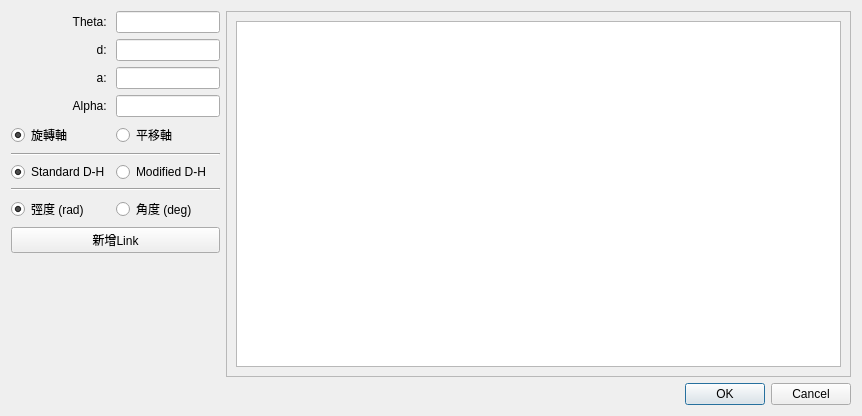
<?xml version="1.0" encoding="UTF-8"?>
<ui version="4.0">
 <class>Dialog</class>
 <widget class="QDialog" name="Dialog">
  <property name="geometry">
   <rect>
    <x>0</x>
    <y>0</y>
    <width>862</width>
    <height>416</height>
   </rect>
  </property>
  <property name="windowTitle">
   <string>新增D-H</string>
  </property>
  <layout class="QGridLayout" name="gridLayout" columnstretch="1,3">
   <item row="0" column="0">
    <layout class="QGridLayout" name="gridLayout_2" rowstretch="1,0,0,0,0,0,0,0,0,0,0" columnstretch="0,0">
     <property name="sizeConstraint">
      <enum>QLayout::SetDefaultConstraint</enum>
     </property>
     <item row="0" column="0">
      <widget class="QLabel" name="label_first">
       <property name="maximumSize">
        <size>
         <width>16777215</width>
         <height>30</height>
        </size>
       </property>
       <property name="text">
        <string>Theta: </string>
       </property>
       <property name="alignment">
        <set>Qt::AlignRight|Qt::AlignTrailing|Qt::AlignVCenter</set>
       </property>
      </widget>
     </item>
     <item row="5" column="0" colspan="2">
      <widget class="Line" name="line">
       <property name="orientation">
        <enum>Qt::Horizontal</enum>
       </property>
      </widget>
     </item>
     <item row="1" column="0">
      <widget class="QLabel" name="label_second">
       <property name="maximumSize">
        <size>
         <width>16777215</width>
         <height>30</height>
        </size>
       </property>
       <property name="text">
        <string>d: </string>
       </property>
       <property name="alignment">
        <set>Qt::AlignRight|Qt::AlignTrailing|Qt::AlignVCenter</set>
       </property>
      </widget>
     </item>
     <item row="10" column="0" colspan="2">
      <spacer name="verticalSpacer">
       <property name="orientation">
        <enum>Qt::Vertical</enum>
       </property>
       <property name="sizeHint" stdset="0">
        <size>
         <width>20</width>
         <height>40</height>
        </size>
       </property>
      </spacer>
     </item>
     <item row="0" column="1">
      <widget class="QLineEdit" name="lineEdit_first"/>
     </item>
     <item row="3" column="1">
      <widget class="QLineEdit" name="lineEdit_fourth"/>
     </item>
     <item row="1" column="1">
      <widget class="QLineEdit" name="lineEdit_second"/>
     </item>
     <item row="2" column="1">
      <widget class="QLineEdit" name="lineEdit_third"/>
     </item>
     <item row="8" column="0">
      <widget class="QRadioButton" name="radioButton_rad">
       <property name="text">
        <string>弳度 (rad)</string>
       </property>
       <property name="checked">
        <bool>true</bool>
       </property>
       <attribute name="buttonGroup">
        <string notr="true">buttonGroup_angle</string>
       </attribute>
      </widget>
     </item>
     <item row="2" column="0">
      <widget class="QLabel" name="label_third">
       <property name="maximumSize">
        <size>
         <width>16777215</width>
         <height>30</height>
        </size>
       </property>
       <property name="text">
        <string>a: </string>
       </property>
       <property name="alignment">
        <set>Qt::AlignRight|Qt::AlignTrailing|Qt::AlignVCenter</set>
       </property>
      </widget>
     </item>
     <item row="8" column="1">
      <widget class="QRadioButton" name="radioButton_deg">
       <property name="text">
        <string>角度 (deg)</string>
       </property>
       <attribute name="buttonGroup">
        <string notr="true">buttonGroup_angle</string>
       </attribute>
      </widget>
     </item>
     <item row="3" column="0">
      <widget class="QLabel" name="label_fourth">
       <property name="maximumSize">
        <size>
         <width>16777215</width>
         <height>30</height>
        </size>
       </property>
       <property name="text">
        <string>Alpha: </string>
       </property>
       <property name="alignment">
        <set>Qt::AlignRight|Qt::AlignTrailing|Qt::AlignVCenter</set>
       </property>
      </widget>
     </item>
     <item row="6" column="1">
      <widget class="QRadioButton" name="radioButton_modified">
       <property name="text">
        <string>Modified D-H</string>
       </property>
       <attribute name="buttonGroup">
        <string notr="true">buttonGroup_dhType</string>
       </attribute>
      </widget>
     </item>
     <item row="6" column="0">
      <widget class="QRadioButton" name="radioButton_standard">
       <property name="text">
        <string>Standard D-H</string>
       </property>
       <property name="checked">
        <bool>true</bool>
       </property>
       <attribute name="buttonGroup">
        <string notr="true">buttonGroup_dhType</string>
       </attribute>
      </widget>
     </item>
     <item row="7" column="0" colspan="2">
      <widget class="Line" name="line_2">
       <property name="orientation">
        <enum>Qt::Horizontal</enum>
       </property>
      </widget>
     </item>
     <item row="9" column="0" colspan="2">
      <widget class="QPushButton" name="pushButton_addlink">
       <property name="text">
        <string>新增Link</string>
       </property>
      </widget>
     </item>
     <item row="4" column="0">
      <widget class="QRadioButton" name="radioButton_revol">
       <property name="text">
        <string>旋轉軸</string>
       </property>
       <property name="checked">
        <bool>true</bool>
       </property>
       <attribute name="buttonGroup">
        <string notr="true">buttonGroup_is_revol</string>
       </attribute>
      </widget>
     </item>
     <item row="4" column="1">
      <widget class="QRadioButton" name="radioButton_prism">
       <property name="text">
        <string>平移軸</string>
       </property>
       <attribute name="buttonGroup">
        <string notr="true">buttonGroup_is_revol</string>
       </attribute>
      </widget>
     </item>
    </layout>
   </item>
   <item row="0" column="1">
    <widget class="QScrollArea" name="scrollArea">
     <property name="widgetResizable">
      <bool>true</bool>
     </property>
     <widget class="QWidget" name="scrollAreaWidgetContents">
      <property name="geometry">
       <rect>
        <x>0</x>
        <y>0</y>
        <width>626</width>
        <height>367</height>
       </rect>
      </property>
      <layout class="QGridLayout" name="gridLayout_3">
       <item row="0" column="0">
        <widget class="QTextBrowser" name="textBrowser_dh_list"/>
       </item>
      </layout>
     </widget>
    </widget>
   </item>
   <item row="1" column="0" colspan="2">
    <widget class="QDialogButtonBox" name="buttonBox">
     <property name="orientation">
      <enum>Qt::Horizontal</enum>
     </property>
     <property name="standardButtons">
      <set>QDialogButtonBox::Cancel|QDialogButtonBox::Ok</set>
     </property>
     <property name="centerButtons">
      <bool>false</bool>
     </property>
    </widget>
   </item>
  </layout>
 </widget>
 <tabstops>
  <tabstop>lineEdit_first</tabstop>
  <tabstop>lineEdit_second</tabstop>
  <tabstop>lineEdit_third</tabstop>
  <tabstop>lineEdit_fourth</tabstop>
  <tabstop>radioButton_revol</tabstop>
  <tabstop>radioButton_prism</tabstop>
  <tabstop>radioButton_standard</tabstop>
  <tabstop>radioButton_modified</tabstop>
  <tabstop>radioButton_rad</tabstop>
  <tabstop>radioButton_deg</tabstop>
  <tabstop>pushButton_addlink</tabstop>
  <tabstop>textBrowser_dh_list</tabstop>
  <tabstop>scrollArea</tabstop>
 </tabstops>
 <resources/>
 <connections>
  <connection>
   <sender>buttonBox</sender>
   <signal>accepted()</signal>
   <receiver>Dialog</receiver>
   <slot>accept()</slot>
   <hints>
    <hint type="sourcelabel">
     <x>585</x>
     <y>390</y>
    </hint>
    <hint type="destinationlabel">
     <x>157</x>
     <y>274</y>
    </hint>
   </hints>
  </connection>
  <connection>
   <sender>buttonBox</sender>
   <signal>rejected()</signal>
   <receiver>Dialog</receiver>
   <slot>reject()</slot>
   <hints>
    <hint type="sourcelabel">
     <x>653</x>
     <y>396</y>
    </hint>
    <hint type="destinationlabel">
     <x>286</x>
     <y>274</y>
    </hint>
   </hints>
  </connection>
 </connections>
 <buttongroups>
  <buttongroup name="buttonGroup_dhType"/>
  <buttongroup name="buttonGroup_angle"/>
  <buttongroup name="buttonGroup_is_revol"/>
 </buttongroups>
</ui>
